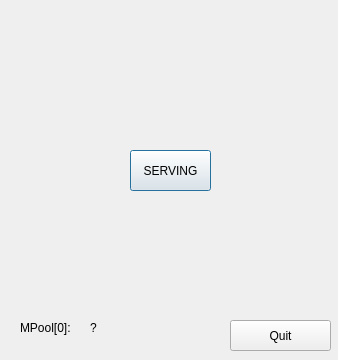
<?xml version="1.0" encoding="UTF-8"?>
<ui version="4.0">
 <class>Gui</class>
 <widget class="QDialog" name="Gui">
  <property name="geometry">
   <rect>
    <x>0</x>
    <y>0</y>
    <width>338</width>
    <height>360</height>
   </rect>
  </property>
  <property name="sizePolicy">
   <sizepolicy hsizetype="Fixed" vsizetype="Fixed">
    <horstretch>0</horstretch>
    <verstretch>0</verstretch>
   </sizepolicy>
  </property>
  <property name="windowTitle">
   <string>Dialog</string>
  </property>
  <property name="windowIcon">
   <iconset>
    <normaloff>res/qp.ico</normaloff>res/qp.ico</iconset>
  </property>
  <widget class="QPushButton" name="m_pauseButton">
   <property name="geometry">
    <rect>
     <x>130</x>
     <y>150</y>
     <width>81</width>
     <height>41</height>
    </rect>
   </property>
   <property name="cursor">
    <cursorShape>PointingHandCursor</cursorShape>
   </property>
   <property name="autoFillBackground">
    <bool>false</bool>
   </property>
   <property name="text">
    <string>SERVING</string>
   </property>
   <property name="icon">
    <iconset>
     <normaloff>:/res/EK-BTN_UP.png</normaloff>:/res/EK-BTN_UP.png</iconset>
   </property>
   <property name="iconSize">
    <size>
     <width>43</width>
     <height>45</height>
    </size>
   </property>
  </widget>
  <widget class="QPushButton" name="m_quitButton">
   <property name="geometry">
    <rect>
     <x>230</x>
     <y>320</y>
     <width>101</width>
     <height>31</height>
    </rect>
   </property>
   <property name="text">
    <string>Quit</string>
   </property>
  </widget>
  <widget class="QLabel" name="m_philoLabel_0">
   <property name="geometry">
    <rect>
     <x>130</x>
     <y>20</y>
     <width>80</width>
     <height>74</height>
    </rect>
   </property>
   <property name="text">
    <string/>
   </property>
   <property name="pixmap">
    <pixmap resource="gui.qrc">:/res/thinking.png</pixmap>
   </property>
  </widget>
  <widget class="QLabel" name="m_philoLabel_1">
   <property name="geometry">
    <rect>
     <x>240</x>
     <y>100</y>
     <width>80</width>
     <height>74</height>
    </rect>
   </property>
   <property name="text">
    <string/>
   </property>
   <property name="pixmap">
    <pixmap resource="gui.qrc">:/res/thinking.png</pixmap>
   </property>
  </widget>
  <widget class="QLabel" name="m_philoLabel_2">
   <property name="geometry">
    <rect>
     <x>190</x>
     <y>230</y>
     <width>80</width>
     <height>74</height>
    </rect>
   </property>
   <property name="text">
    <string/>
   </property>
   <property name="pixmap">
    <pixmap resource="gui.qrc">:/res/thinking.png</pixmap>
   </property>
  </widget>
  <widget class="QLabel" name="m_philoLabel_3">
   <property name="geometry">
    <rect>
     <x>60</x>
     <y>230</y>
     <width>80</width>
     <height>74</height>
    </rect>
   </property>
   <property name="text">
    <string/>
   </property>
   <property name="pixmap">
    <pixmap resource="gui.qrc">:/res/thinking.png</pixmap>
   </property>
  </widget>
  <widget class="QLabel" name="m_philoLabel_4">
   <property name="geometry">
    <rect>
     <x>10</x>
     <y>100</y>
     <width>80</width>
     <height>74</height>
    </rect>
   </property>
   <property name="text">
    <string/>
   </property>
   <property name="pixmap">
    <pixmap resource="gui.qrc">:/res/thinking.png</pixmap>
   </property>
  </widget>
  <widget class="QLabel" name="label">
   <property name="geometry">
    <rect>
     <x>20</x>
     <y>320</y>
     <width>71</width>
     <height>16</height>
    </rect>
   </property>
   <property name="text">
    <string>MPool[0]:</string>
   </property>
  </widget>
  <widget class="QLabel" name="m_epoolLabel">
   <property name="geometry">
    <rect>
     <x>90</x>
     <y>320</y>
     <width>51</width>
     <height>16</height>
    </rect>
   </property>
   <property name="text">
    <string>?</string>
   </property>
  </widget>
 </widget>
 <tabstops>
  <tabstop>m_pauseButton</tabstop>
  <tabstop>m_quitButton</tabstop>
 </tabstops>
 <resources>
  <include location="gui.qrc"/>
 </resources>
 <connections>
  <connection>
   <sender>m_quitButton</sender>
   <signal>clicked()</signal>
   <receiver>Gui</receiver>
   <slot>onQuit()</slot>
   <hints>
    <hint type="sourcelabel">
     <x>255</x>
     <y>331</y>
    </hint>
    <hint type="destinationlabel">
     <x>193</x>
     <y>329</y>
    </hint>
   </hints>
  </connection>
  <connection>
   <sender>m_pauseButton</sender>
   <signal>pressed()</signal>
   <receiver>Gui</receiver>
   <slot>onPausePressed()</slot>
   <hints>
    <hint type="sourcelabel">
     <x>169</x>
     <y>163</y>
    </hint>
    <hint type="destinationlabel">
     <x>180</x>
     <y>212</y>
    </hint>
   </hints>
  </connection>
  <connection>
   <sender>m_pauseButton</sender>
   <signal>released()</signal>
   <receiver>Gui</receiver>
   <slot>onPauseReleased()</slot>
   <hints>
    <hint type="sourcelabel">
     <x>186</x>
     <y>171</y>
    </hint>
    <hint type="destinationlabel">
     <x>293</x>
     <y>200</y>
    </hint>
   </hints>
  </connection>
  <connection>
   <sender>Gui</sender>
   <signal>finished(int)</signal>
   <receiver>Gui</receiver>
   <slot>onQuit()</slot>
   <hints>
    <hint type="sourcelabel">
     <x>315</x>
     <y>27</y>
    </hint>
    <hint type="destinationlabel">
     <x>278</x>
     <y>36</y>
    </hint>
   </hints>
  </connection>
 </connections>
 <slots>
  <slot>onPausePressed()</slot>
  <slot>onPauseReleased()</slot>
  <slot>onQuit()</slot>
 </slots>
</ui>
